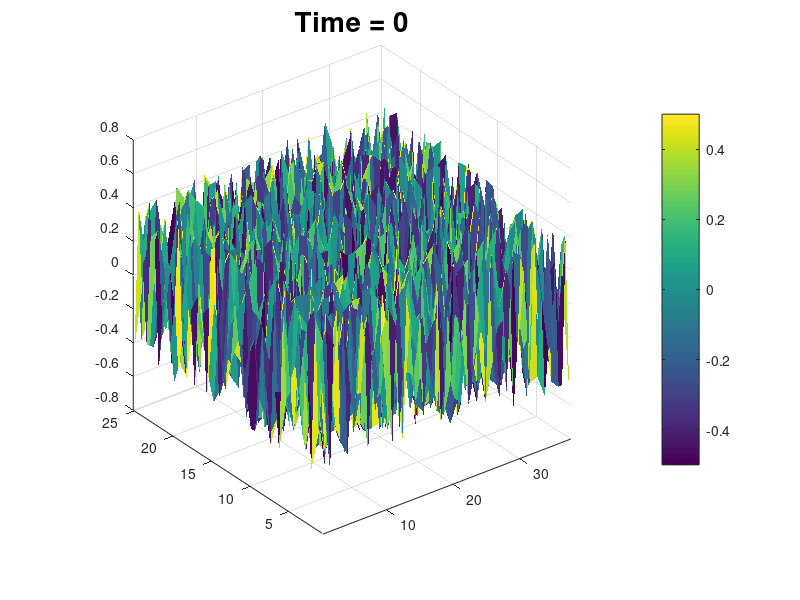

MATLAB code to generate this figure: (Note: this script raises an error after producing the figure.)
%% Swift-Hohenberg Equation On a Rectangle
% u_t = -Lap^2 u - Lap u + Pu + f(u), where
% f(u) = su^2 - u^3, P = -0.9, s = 1
% With stabalized Laplacian operator
% Time stepping - modified SBDF2
%% Computational Parameters               
N = 50;              % Number of grid points in one direction
Nt = 1e2;            % Number of time steps
opOrd = 2;           % Order of the spatial operator
plotgap = 1e0;       % Number of time steps between plots
%% Physical Parameters                    
R = 6;             % Major radius
r = 4;             % Minor radius
Tfinal = 10;       % Length of the simulation
P = .1;            % "Heat bath" coefficient
s = 1;             % Coupling coefficient 
f = @(x) s*x.^2 - x.^3;          % Nonlinear part
%% Grids     
Lx = 2*pi*R;  Ly = 2*pi*r;   % Sides of the rectangle
L = R+r+3;                   % Half of the side length of the cube
dx = 2*L/N;                  % Spatial resolution
x = dx:dx:Lx;             % 1d grid in x direction
y = dx:dx:Ly;             % 1d grid in y direction
[X, Y] = meshgrid(x, y);     % Embedding grid
dt = Tfinal/Nt;              % Time step size
%% Spatial Operators                      
fprintf('Setting up operators ... '), tic
Ix = speye(length(x));   Iy = speye(length(y));
Dxx = gallery('circul', sparse([-2 1 zeros(1, length(x)-3) 1]))/(dx^2);
Dyy = gallery('circul', sparse([-2 1 zeros(1, length(y)-3) 1]))/(dx^2);
Lap = kron(Ix, Dyy) + kron(Dxx, Iy);
%% Time Stepping Operators                
I = speye(size(Lap));               % Identity matrix 
lrhs = -Lap^2 - Lap + (P-1)*I;      % Linear part of the right hand side
A = 3*I - 2*dt*lrhs;                % Implicit time step operator 
[iLL, iUU] = ilu(A);                % Preconditioners for gmres       
fprintf('done after %2.2f seconds. \n', toc)
%% Initial Condition                      
%u = cos(X/R).*sin(Y/r); 
u = rand(size(X)) - 0.5;  
%L2norm = norm(u, 2);
%% Initial Plot                           
fig1 = figure(1);
lims = [dx Lx dx Ly];
s = surf(X, Y, u, 'edgecolor', 'none'); 
colorbar, axis(lims), axis square%, axis off     
title('Time = 0', 'FontSize', 20); drawnow
%% Time Integration                       
vidObj = VideoWriter('../Pictures_Movies/SH_Torus_MCNAB.avi');    % Creating video file
vidObj.FrameRate = 1;  open(vidObj);                              % Opening video file
fprintf('Staring time integration ... '), tic

u = u(:);
% One step with Euler to get the "second IC"
[unew, ~] = gmres(I - dt*lrhs, u + dt*f(u), [], 1e-9, 100, iLL, iUU, u); 
uold = u; u = unew;  

% SBDF2
for t = 2:Nt       
    % Stabilized Implicit Closest Point Step
    rhs = 4*u - uold + dt*( 4*f(u) - 2*f(uold) );
    [unew, ~] = gmres(A, rhs, [], 1e-9, 100, iLL, iUU, u); 
    uold = u;  u = unew;
    
    if ( mod(t, plotgap) == 0 || ~(Nt-t) )         % Plotting
        uplot = reshape(u, size(X));
        s.CData = uplot;  s.ZData = uplot;  
        title(['Time = ', num2str(t*dt, 3)])
        drawnow
        writeVideo(vidObj, getframe(fig1));
    end
end
close(vidObj);  fprintf('done after %2.1f seconds \n', toc)



%